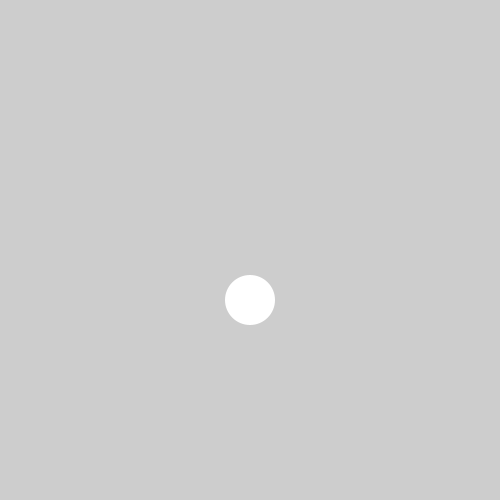
Frame 1 (no input)
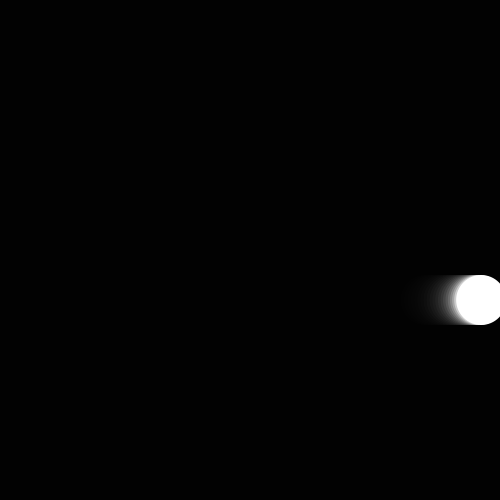
Frame 60 (the mouse pressed at the canvas centre just before this capture)
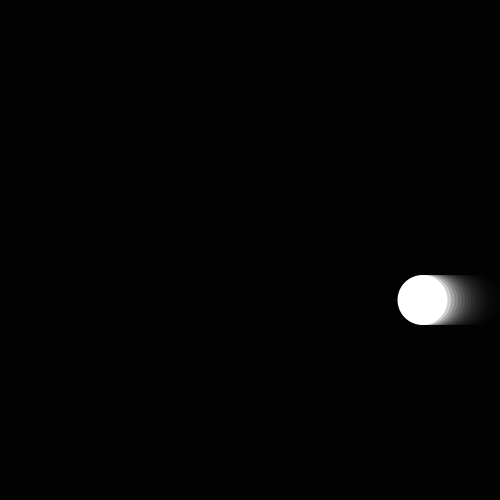
Frame 120 (the mouse held since frame 60 and released just before this capture)

The Processing sketch that drew these frames (run headless with seeded random() and noise(); from frame 60 on, the mouse is pressed at the canvas centre):

// Processing sketch: processing_135426
// ── processing_135426.pde

void setup() {
  size(500,500);
  background(255);
}

float x = 0;

void draw() {
  float xx = map(sin(x), -1., 1., 0., 500.);
  noStroke();
  fill(0, 50);
  rect(0,0,500,500);
  fill(255);
  ellipse(xx,300,50,50);
  x = x+0.02;
}
